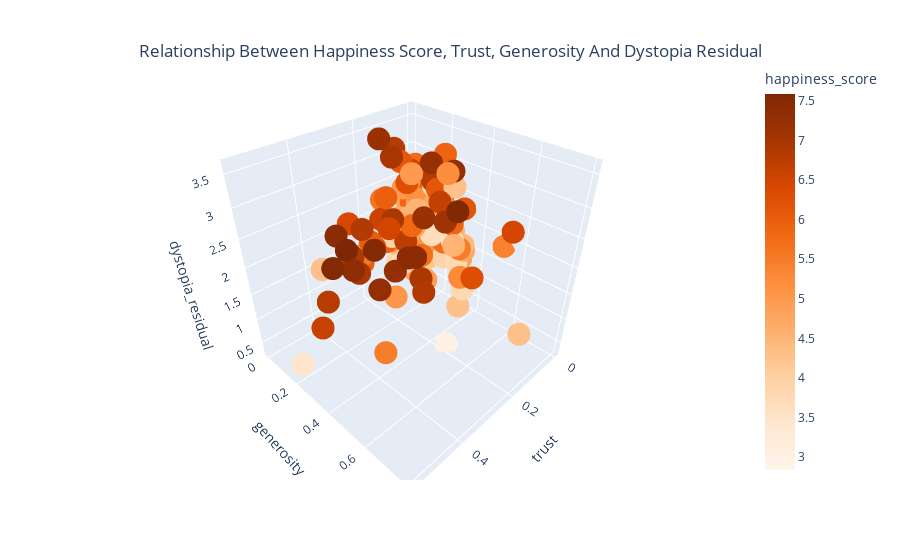

This figure's notebook cell:
### Markdown cell above
Let's visualize relationship between happiness_score,trust,generosity,

### Code cell
fig = px.scatter_3d(data_frame=df,x='trust',y='generosity',z='dystopia_residual',color='happiness_score',color_continuous_scale='oranges')
fig.update_layout(
    title={
        'text':'Relationship Between Happiness Score, Trust, Generosity And Dystopia Residual',
        'y':0.92,
        'x':0.5,
        'xanchor':'center',
        'yanchor':'top'})

### Figure 1 — Plotly figure (JSON) as saved in the notebook; plotly's stock layout.template omitted (floating-point values rounded to 4 significant figures; data arrays with more than 128 entries replaced by an {"elided": "..."} marker saying what was removed)
{"data": [{"hovertemplate": "trust=%{x}<br>generosity=%{y}<br>dystopia_residual=%{z}<br>happiness_score=%{marker.color}<extra></extra>", "legendgroup": "", "marker": {"color": {"elided": "158 float values"}, "coloraxis": "coloraxis", "symbol": "circle"}, "mode": "markers", "name": "", "scene": "scene", "showlegend": false, "type": "scatter3d", "x": {"elided": "158 float values"}, "y": {"elided": "158 float values"}, "z": {"elided": "158 float values"}}], "layout": {"coloraxis": {"colorbar": {"title": {"text": "happiness_score"}}, "colorscale": [[0, "rgb(255,245,235)"], [0.125, "rgb(254,230,206)"], [0.25, "rgb(253,208,162)"], [0.375, "rgb(253,174,107)"], [0.5, "rgb(253,141,60)"], [0.625, "rgb(241,105,19)"], [0.75, "rgb(217,72,1)"], [0.875, "rgb(166,54,3)"], [1, "rgb(127,39,4)"]]}, "legend": {"tracegroupgap": 0}, "margin": {"t": 60}, "scene": {"domain": {"x": [0, 1], "y": [0, 1]}, "xaxis": {"title": {"text": "trust"}}, "yaxis": {"title": {"text": "generosity"}}, "zaxis": {"title": {"text": "dystopia_residual"}}}, "title": {"text": "Relationship Between Happiness Score, Trust, Generosity And Dystopia Residual", "x": 0.5, "xanchor": "center", "y": 0.92, "yanchor": "top"}}}
